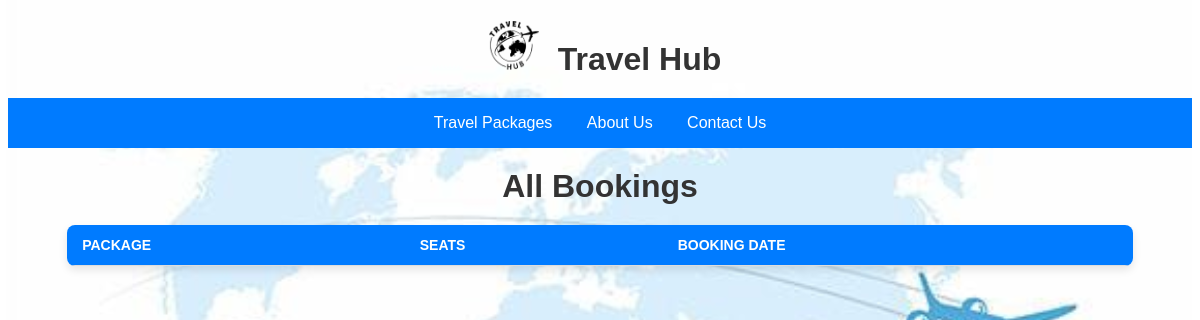
/bookings/ (signed in), run on an earlier commit of the app's database.
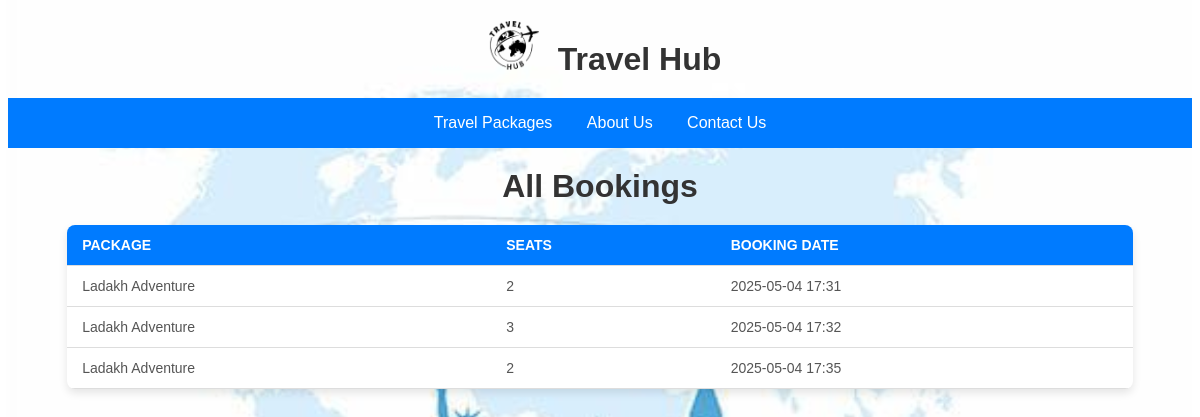
And on a later commit of the database.
### bookings/models.py (models this page shows, shortened)
class Booking(models.Model):
    package = models.ForeignKey(TravelPackage, on_delete=models.CASCADE)
    number_of_seats = models.PositiveIntegerField()
    booking_date = models.DateTimeField(auto_now_add=True)
    user = models.ForeignKey(get_user_model(), on_delete=models.CASCADE, null=True)

class TravelPackage(models.Model):
    title = models.CharField(max_length=200)
    destination = models.CharField(max_length=100)
    description = models.TextField()
    price = models.DecimalField(max_digits=10, decimal_places=2)
    available_seats = models.PositiveIntegerField()
    image = models.ImageField(upload_to='packages/', blank=True, null=True)

### bookings/views.py (the view)
# urls.py: path('bookings/', views.bookings_list, name='bookings_list'),
@login_required(login_url='login')
def bookings_list(request):
    bookings = Booking.objects.filter(user=request.user)
    return render(request, 'bookings/bookings_list.html', {'bookings': bookings})

### bookings/templates/bookings/bookings_list.html (shortened to what this page needs)
{% load static %}
<!DOCTYPE html>
<html lang="en">
<head>
</head>
<body>
    <header>
         <h1>
            <img src="{% static 'booking/images/logo2.png' %}" class="header-logo">
            Travel Hub
        </h1>
        <nav>
            <a href="/">Travel Packages</a>
            <a href="/about_us/">About Us</a>
            <a href="/contact_us/">Contact Us</a>
        </nav>
    </header>
    <h1>All Bookings</h1>
    <table>
        <thead>
            <tr>
                <th>Package</th>
                <th>Seats</th>
                <th>Booking Date</th>
            </tr>
        </thead>
        <tbody>
            {% for booking in bookings %}
            <tr>
                <td>{{ booking.package.title }}</td>
                <td>{{ booking.number_of_seats }}</td>
                <td>{{ booking.booking_date|date:"Y-m-d H:i" }}</td>
            </tr>
            {% endfor %}
        </tbody>
    </table>
</body>
</html>

What changed in the data, as far as the page shows it:
added Booking: package "Ladakh Adventure", number_of_seats "2", booking_date "2025-05-04 17:31"
added Booking: package "Ladakh Adventure", number_of_seats "3", booking_date "2025-05-04 17:32"
added Booking: package "Ladakh Adventure", number_of_seats "2", booking_date "2025-05-04 17:35"
